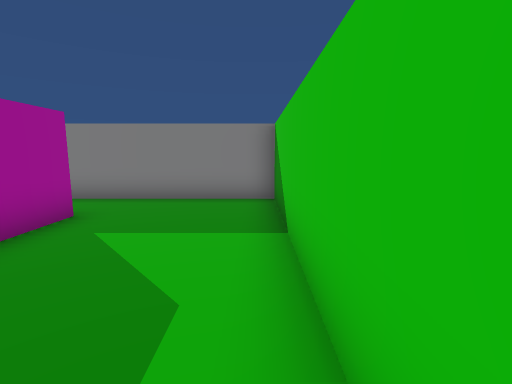
View 1 (above)

15 first-person views from a walk through a 3-D level made in the Unity game engine. The camera is 0.62 m above the floor, tilts 8° down and sees 85° across. The floor is counted in squares, 0.5 m on a side. Each view is taken from the middle of a square. On the plan, view 1 faces up. The plan holds only what a view shows up to about 13 squares ahead; the rest is blank. The player character is not drawn.

View 2
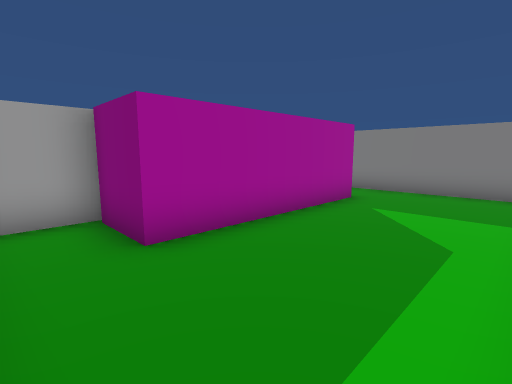

View 3
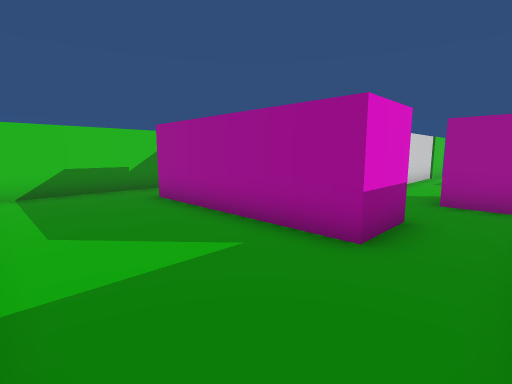

View 4
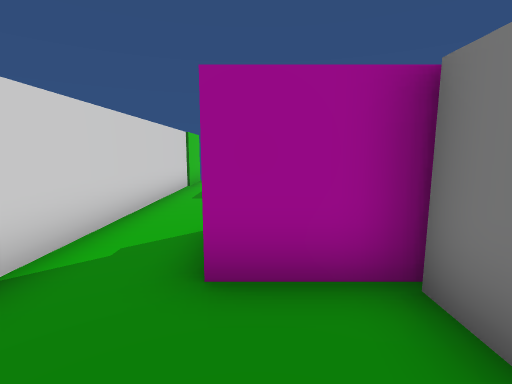

View 5
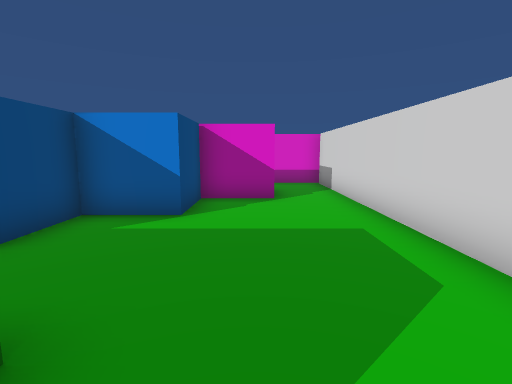

View 6
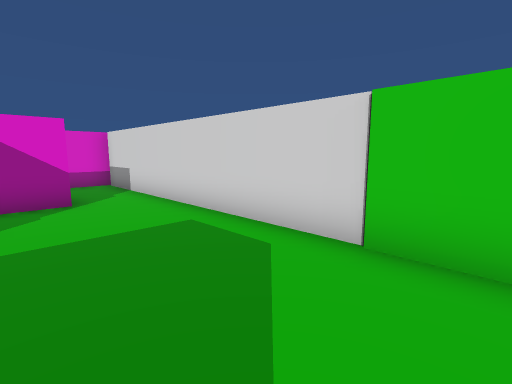

View 7
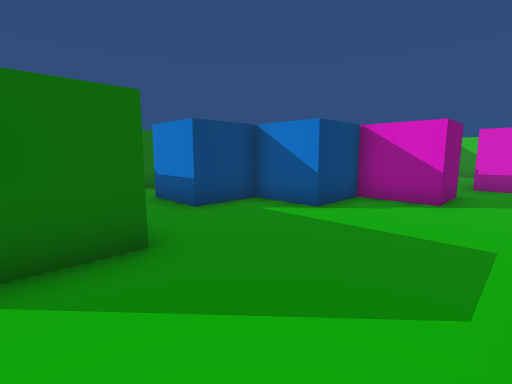

View 8
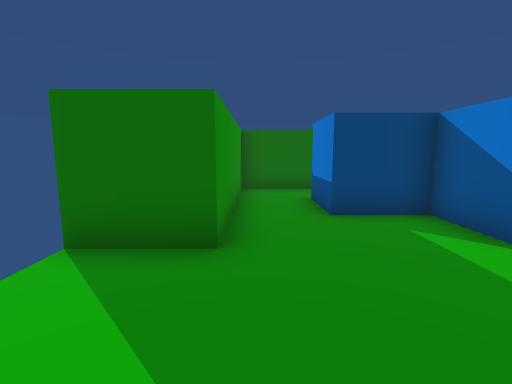

View 9
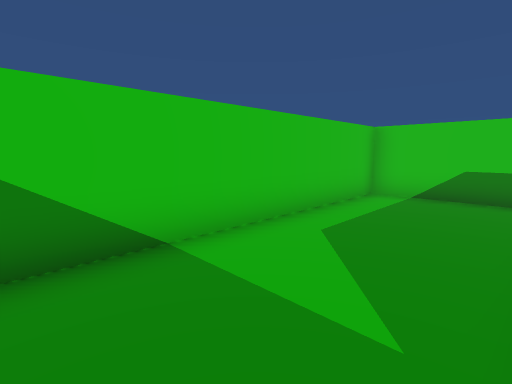

View 10
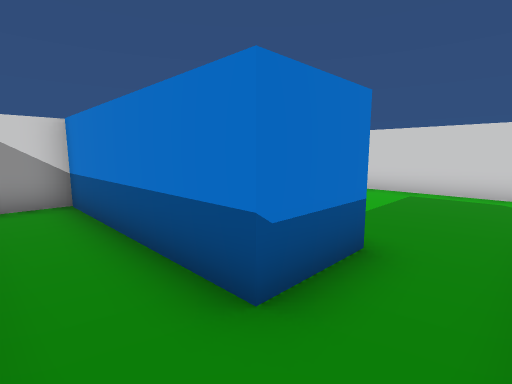

View 11
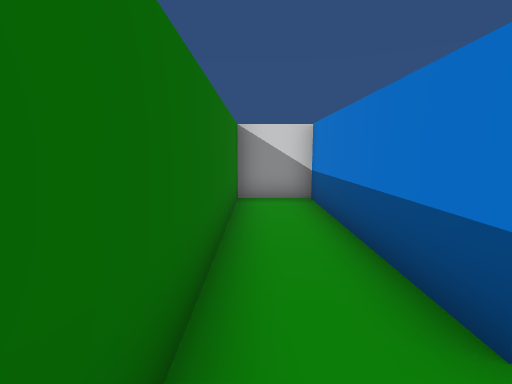

View 12
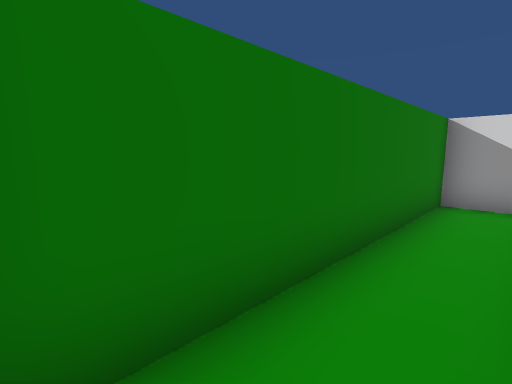

View 13
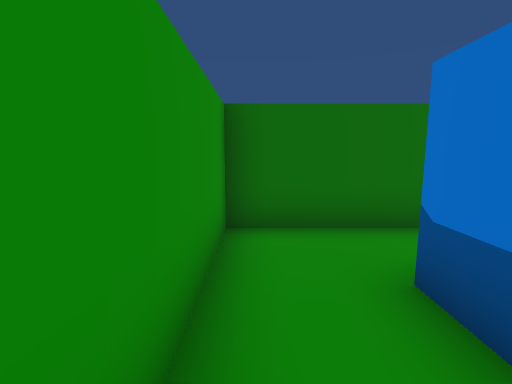

View 14
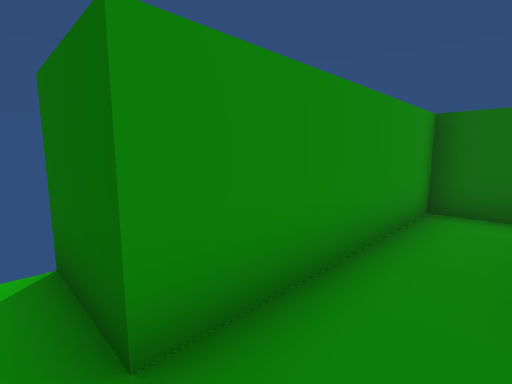

View 15
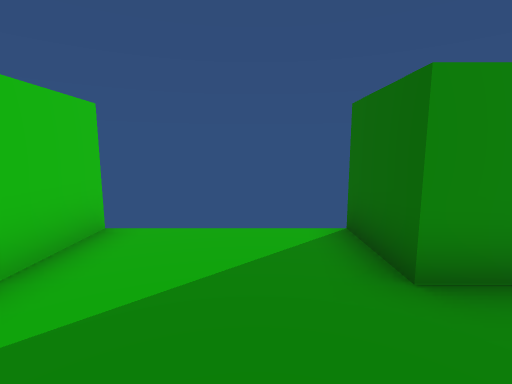

### Floor plan
Key: @ floor where view 1 was taken; # wall or solid block; . floor; O other object.
Columns run from 18 left of view 1 to 1 right of it. Each row starts with its distance up from view 1.
 14   ##########
 13   #........O
 12   #........O
 11   #..OOOOOO
 10   #..OOO
  9   #....O
  8 ###....OOOOOOOOOOOO#
  7  ........OO........#
  6  ........OO........#
  5  ............OO....#
  4  ............OO....#
  3 ###OOOOOOOOOOOO....#
  2               O....#
  1               O....#
  0             OOO...@#
 -1             O......#
 -2             O......#
 -3              #######

Where each view was taken, in squares from view 1:
view 1: 0 up, 0 right, facing up
view 2: 2 down, 0 right, facing up-left
view 3: 7 up, 0 right, facing down-left
view 4: 6 up, 5 left, facing left
view 5: 6 up, 17 left, facing right
view 6: 7 up, 17 left, facing down-right
view 7: 4 up, 17 left, facing up-right
view 8: 4 up, 15 left, facing up
view 9: 6 up, 3 left, facing down-right
view 10: 13 up, 15 left, facing down-right
view 11: 13 up, 15 left, facing right
view 12: 12 up, 15 left, facing up-right
view 13: 9 up, 15 left, facing up
view 14: 7 up, 14 left, facing up-left
view 15: 6 up, 13 left, facing left
